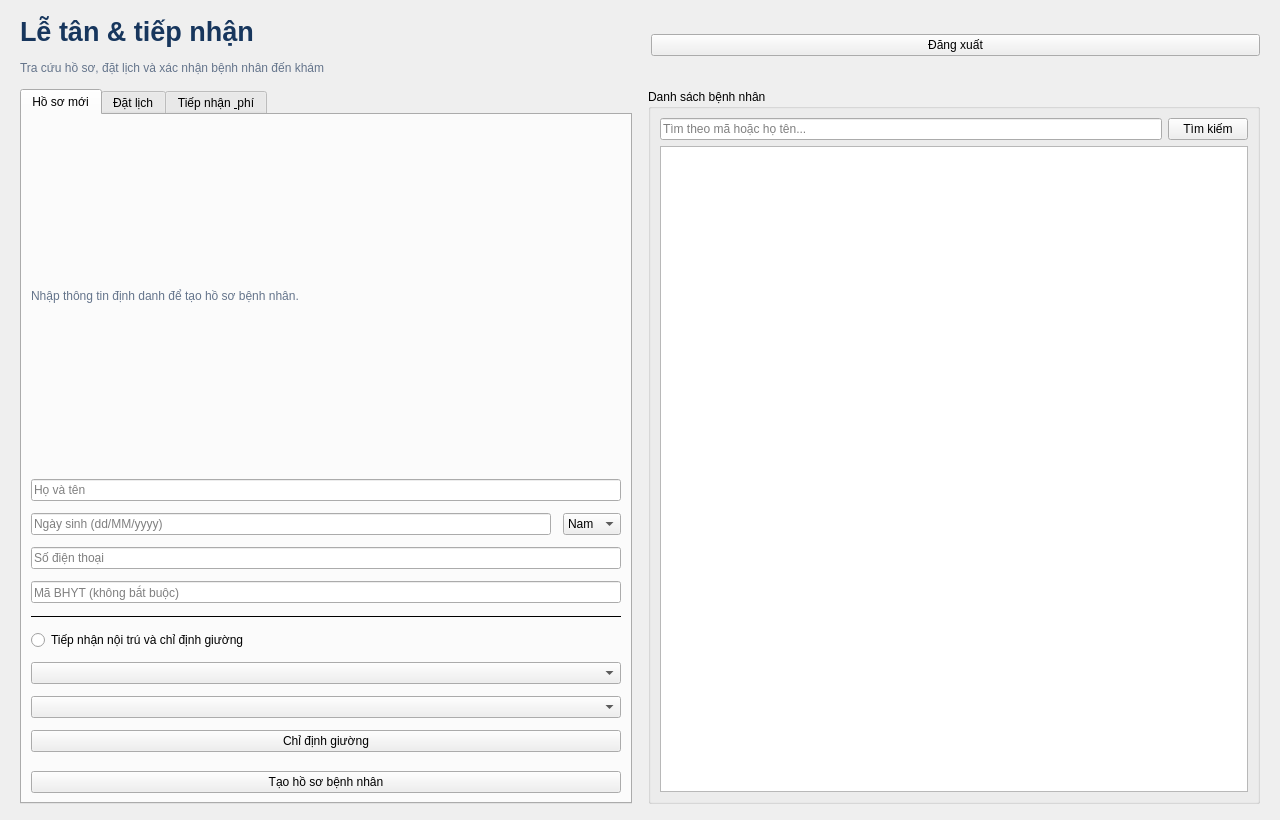
<?xml version="1.0" encoding="UTF-8"?>
<ui version="4.0">
 <class>ReceptionistMenu</class>
 <widget class="QMainWindow" name="ReceptionistMenu">
  <property name="geometry"><rect><x>0</x><y>0</y><width>1280</width><height>820</height></rect></property>
  <property name="minimumSize"><size><width>1050</width><height>680</height></size></property>
  <property name="windowTitle"><string>Lễ tân | Quản lý tiếp nhận</string></property>
  <widget class="QWidget" name="centralwidget">
   <layout class="QVBoxLayout" name="verticalLayoutMain">
    <property name="leftMargin"><number>20</number></property>
    <property name="topMargin"><number>16</number></property>
    <property name="rightMargin"><number>20</number></property>
    <property name="bottomMargin"><number>16</number></property>
    <property name="spacing"><number>14</number></property>
    <item>
     <layout class="QHBoxLayout" name="layoutHeader">
      <item>
       <layout class="QVBoxLayout" name="layoutHeaderTitle">
        <item><widget class="QLabel" name="lblPageTitle"><property name="text"><string>Lễ tân &amp; tiếp nhận</string></property><property name="styleSheet"><string>font-size: 20pt; font-weight: 700; color: #17365d;</string></property></widget></item>
        <item><widget class="QLabel" name="lblPageSubtitle"><property name="text"><string>Tra cứu hồ sơ, đặt lịch và xác nhận bệnh nhân đến khám</string></property><property name="styleSheet"><string>color: #64748b;</string></property></widget></item>
       </layout>
      </item>
      <item><spacer name="headerSpacer"><property name="orientation"><enum>Qt::Horizontal</enum></property></spacer></item>
      <item><widget class="QPushButton" name="btnLogout"><property name="text"><string>Đăng xuất</string></property></widget></item>
     </layout>
    </item>
    <item>
     <layout class="QHBoxLayout" name="horizontalLayoutMain">
      <property name="spacing"><number>16</number></property>
      <item>
       <widget class="QTabWidget" name="tabReceptionTasks">
        <property name="minimumWidth"><number>400</number></property>
        <property name="maximumWidth"><number>470</number></property>
        <property name="currentIndex"><number>0</number></property>
        <widget class="QWidget" name="tabPatient">
         <attribute name="title"><string>Hồ sơ mới</string></attribute>
         <layout class="QVBoxLayout" name="layoutPatient">
          <property name="spacing"><number>12</number></property>
          <item><widget class="QLabel" name="lblPatientHint"><property name="text"><string>Nhập thông tin định danh để tạo hồ sơ bệnh nhân.</string></property><property name="wordWrap"><bool>true</bool></property><property name="styleSheet"><string>color: #64748b;</string></property></widget></item>
          <item><widget class="QLineEdit" name="txtPatientName"><property name="placeholderText"><string>Họ và tên</string></property></widget></item>
          <item>
           <layout class="QHBoxLayout" name="layoutPatientDemographic">
            <item><widget class="QLineEdit" name="txtPatientDob"><property name="placeholderText"><string>Ngày sinh (dd/MM/yyyy)</string></property></widget></item>
            <item><widget class="QComboBox" name="cbPatientGender"><item><property name="text"><string>Nam</string></property></item><item><property name="text"><string>Nữ</string></property></item><item><property name="text"><string>Khác</string></property></item></widget></item>
           </layout>
          </item>
          <item><widget class="QLineEdit" name="txtPatientPhone"><property name="placeholderText"><string>Số điện thoại</string></property></widget></item>
          <item><widget class="QLineEdit" name="txtBHYT"><property name="placeholderText"><string>Mã BHYT (không bắt buộc)</string></property></widget></item>
          <item><widget class="QFrame" name="separatorPatient"><property name="frameShape"><enum>QFrame::HLine</enum></property><property name="frameShadow"><enum>QFrame::Plain</enum></property></widget></item>
          <item><widget class="QRadioButton" name="radioNoiTru"><property name="text"><string>Tiếp nhận nội trú và chỉ định giường</string></property></widget></item>
          <item><widget class="QComboBox" name="cbRoom"><property name="minimumWidth"><number>150</number></property></widget></item>
          <item><widget class="QComboBox" name="cbBed"><property name="minimumWidth"><number>100</number></property></widget></item>
          <item><widget class="QPushButton" name="btnAssignBed"><property name="text"><string>Chỉ định giường</string></property></widget></item>
          <item><spacer name="patientSpacer"><property name="orientation"><enum>Qt::Vertical</enum></property></spacer></item>
          <item><widget class="QPushButton" name="btnRegisterPatient"><property name="text"><string>Tạo hồ sơ bệnh nhân</string></property><property name="minimumHeight"><number>42</number></property></widget></item>
         </layout>
        </widget>
        <widget class="QWidget" name="tabAppointment">
         <attribute name="title"><string>Đặt lịch</string></attribute>
         <layout class="QVBoxLayout" name="layoutAppointment">
          <property name="spacing"><number>12</number></property>
          <item><widget class="QLabel" name="lblAppointmentHint"><property name="text"><string>Chọn bệnh nhân trong danh sách, sau đó chọn khoa, ngày và ca khám.</string></property><property name="wordWrap"><bool>true</bool></property><property name="styleSheet"><string>color: #64748b;</string></property></widget></item>
          <item><widget class="QLineEdit" name="txtBookPatientId"><property name="readOnly"><bool>true</bool></property><property name="placeholderText"><string>Mã bệnh nhân (chọn từ danh sách)</string></property></widget></item>
          <item><widget class="QComboBox" name="cbSpecialty"/></item>
          <item><widget class="QDateEdit" name="dateAppointment"><property name="calendarPopup"><bool>true</bool></property><property name="displayFormat"><string>dd/MM/yyyy</string></property><property name="minimumWidth"><number>150</number></property></widget></item>
          <item><widget class="QComboBox" name="cbShift"><item><property name="text"><string>Sáng</string></property></item><item><property name="text"><string>Chiều</string></property></item><item><property name="text"><string>Tối</string></property></item></widget></item>
          <item><widget class="QComboBox" name="cbDoctor"/></item>
          <item><spacer name="appointmentSpacer"><property name="orientation"><enum>Qt::Vertical</enum></property></spacer></item>
          <item><widget class="QPushButton" name="btnBookAppointment"><property name="text"><string>Xác nhận đặt lịch</string></property><property name="minimumHeight"><number>42</number></property></widget></item>
         </layout>
        </widget>
        <widget class="QWidget" name="tabCheckIn">
         <attribute name="title"><string>Tiếp nhận &amp; phí</string></attribute>
         <layout class="QVBoxLayout" name="layoutCheckIn">
          <property name="spacing"><number>12</number></property>
          <item><widget class="QLabel" name="lblCheckInHint"><property name="text"><string>Xác nhận lịch hẹn trong đúng ngày khám. Hóa đơn chỉ lập sau khi hoàn tất quy trình khám và cấp thuốc.</string></property><property name="wordWrap"><bool>true</bool></property><property name="styleSheet"><string>color: #64748b;</string></property></widget></item>
          <item><widget class="SearchableComboBox" name="cbPendingAppointments"/></item>
          <item>
           <layout class="QHBoxLayout" name="layoutCheckInActions">
            <item><widget class="QPushButton" name="btnCheckInAppointment"><property name="text"><string>Xác nhận đến</string></property></widget></item>
            <item><widget class="QPushButton" name="btnCancelAppointment"><property name="text"><string>Hủy lịch</string></property></widget></item>
           </layout>
          </item>
          <item><widget class="QFrame" name="separatorInvoice"><property name="frameShape"><enum>QFrame::HLine</enum></property><property name="frameShadow"><enum>QFrame::Plain</enum></property></widget></item>
          <item><widget class="QLabel" name="lblInvoiceHint"><property name="text"><string>Lập hóa đơn cho bệnh nhân đã hoàn tất lượt khám.</string></property><property name="wordWrap"><bool>true</bool></property><property name="styleSheet"><string>color: #64748b;</string></property></widget></item>
          <item><widget class="QLineEdit" name="txtPatientId_Invoice"><property name="readOnly"><bool>true</bool></property><property name="placeholderText"><string>Mã bệnh nhân</string></property></widget></item>
          <item><widget class="QPushButton" name="btnCreateInvoice"><property name="text"><string>Lập hóa đơn</string></property><property name="minimumHeight"><number>42</number></property></widget></item>
          <item><widget class="QFrame" name="separatorViewInvoice"><property name="frameShape"><enum>QFrame::HLine</enum></property><property name="frameShadow"><enum>QFrame::Plain</enum></property></widget></item>
          <item><widget class="QLabel" name="lblViewInvoiceHint"><property name="text"><string>Tra cứu &amp; xuất hóa đơn theo Mã bệnh án (dành cho bệnh nhân đã khám và lập hóa đơn).</string></property><property name="wordWrap"><bool>true</bool></property><property name="styleSheet"><string>color: #64748b;</string></property></widget></item>
          <item><widget class="QLineEdit" name="txtInvoiceRecordId"><property name="placeholderText"><string>Nhập mã bệnh án (VD: BA00001, BA00197)...</string></property></widget></item>
          <item><widget class="QPushButton" name="btnViewInvoice"><property name="text"><string>Xem / Xuất hóa đơn</string></property><property name="minimumHeight"><number>42</number></property></widget></item>
          <item><spacer name="checkInSpacer"><property name="orientation"><enum>Qt::Vertical</enum></property></spacer></item>
         </layout>
        </widget>
       </widget>
      </item>
      <item>
       <widget class="QGroupBox" name="groupPatientDirectory">
        <property name="title"><string>Danh sách bệnh nhân</string></property>
        <layout class="QVBoxLayout" name="layoutPatientDirectory">
         <item>
          <layout class="QHBoxLayout" name="layoutSearch">
           <item><widget class="QLineEdit" name="txtSearchPatient"><property name="placeholderText"><string>Tìm theo mã hoặc họ tên...</string></property></widget></item>
           <item><widget class="QPushButton" name="btnSearchPatient"><property name="text"><string>Tìm kiếm</string></property></widget></item>
          </layout>
         </item>
         <item><widget class="QTableWidget" name="tablePatients"><property name="alternatingRowColors"><bool>true</bool></property><property name="selectionBehavior"><enum>QAbstractItemView::SelectRows</enum></property><property name="editTriggers"><set>QAbstractItemView::NoEditTriggers</set></property></widget></item>
        </layout>
       </widget>
      </item>
     </layout>
    </item>
   </layout>
  </widget>
 </widget>
 <resources/>
 <connections/>
 <customwidgets>
  <customwidget>
   <class>SearchableComboBox</class>
   <extends>QComboBox</extends>
   <header>ui/SearchableComboBox.h</header>
  </customwidget>
 </customwidgets>
</ui>
